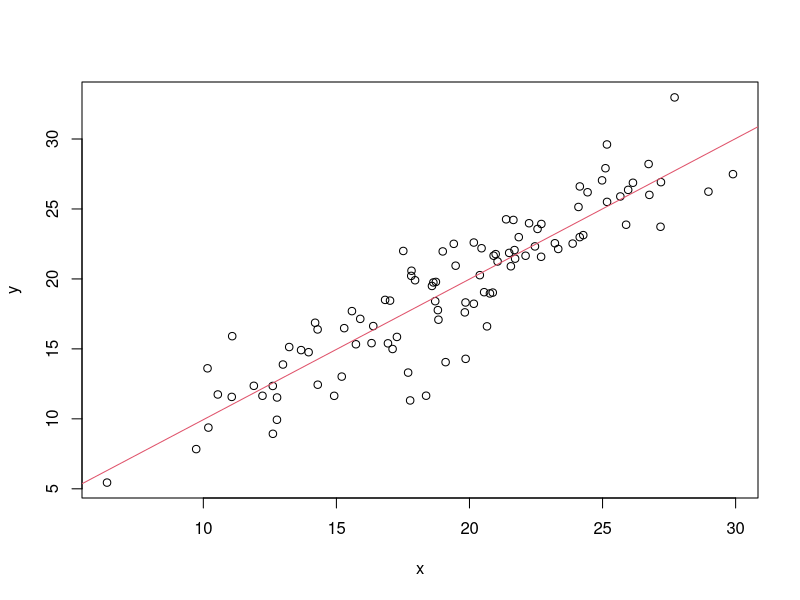

The R source for this figure:
x = rnorm(100, mean = 20, sd =5)
y = x+rnorm(100, mean =0, sd =2)
fit = lm(y~x)
summary(fit)

plot(x,y)
abline(fit, col=2)

